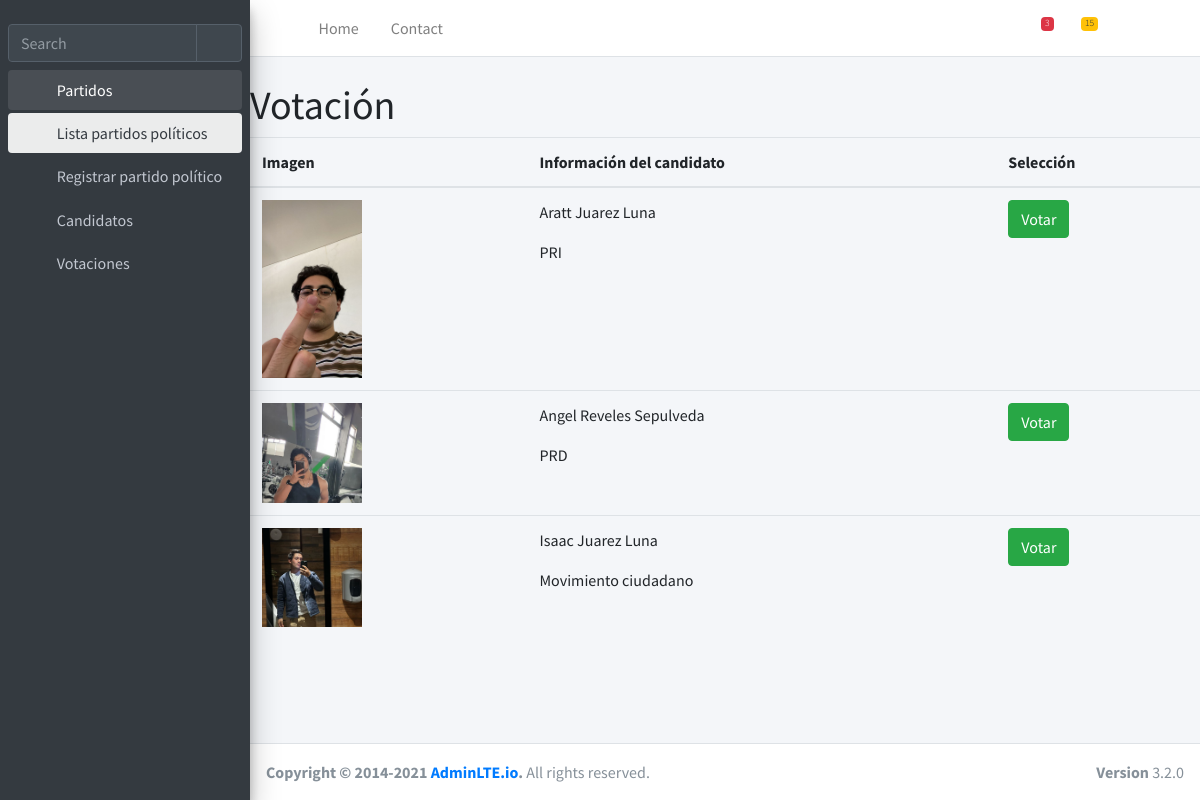
Screenshot of /votaciones/votacion/ with the database file from the repository.
### votacion/models.py (models this page shows)
class Candidato(models.Model):
    nombre = models.CharField(max_length=250)
    apellido_pat = models.CharField(max_length=250)
    apellido_mat = models.CharField(max_length=250)
    imagen = models.ImageField(upload_to="fotos", null=True, blank=True)
    partido = models.ForeignKey('votacion.Partido', verbose_name='Partido', on_delete=models.CASCADE)
    def __str__(self) -> str:
        return f"{self.nombre} {self.apellido_pat} {self.apellido_mat}"

class Partido(models.Model):
    nombre = models.CharField(max_length=250)
    descripcion = models.TextField("Descripción", null=True, blank=True)
    def __str__(self) -> str:
        return self.nombre

### votacion/views.py (the view)
# urls.py: path('votaciones/', include('votacion.urls_votacion')),
def votacion(request):
    candidatos = Candidato.objects.all()
    context = {
        'candidatos': candidatos
        }
    return render(request, 'votacion.html', context)

### votacion/templates/votacion.html (shortened to what this page needs)
{% extends 'base.html' %}
{% block contenido %}
<br>
<h1>Votación</h1>
<form action="post" class="form">
    <table class="table">
        <thead>
            <tr>
                <th>Imagen</th>
                <th>Información del candidato</th>
                <th>Selección</th>
            </tr>
        </thead>
        <tbody>
            {% for candidato in candidatos %}
                <tr>
                    <td><img src="{{ candidato.imagen.url }}" alt="{{candidato.imagen}}" width="100"></td>
                    <td>
                        <p>{{candidato}}</p>
                        <p>{{candidato.partido}}</p>
                    </td>
                    <td>
                        <a href="{% url 'voto' candidato.id %}" class="btn btn-success">Votar</a>
                    </td>
                </tr>
            {% endfor %}
        </tbody>
    </table>
</form>
{% endblock contenido %}

### rows the page displays
Candidato: imagen (picture), nombre+apellido_pat+apellido_mat "Aratt Juarez Luna", partido "PRI"
Candidato: imagen (picture), nombre+apellido_pat+apellido_mat "Angel Reveles Sepulveda", partido "PRD"
Candidato: imagen (picture), nombre+apellido_pat+apellido_mat "Isaac Juarez Luna", partido "Movimiento ciudadano"
